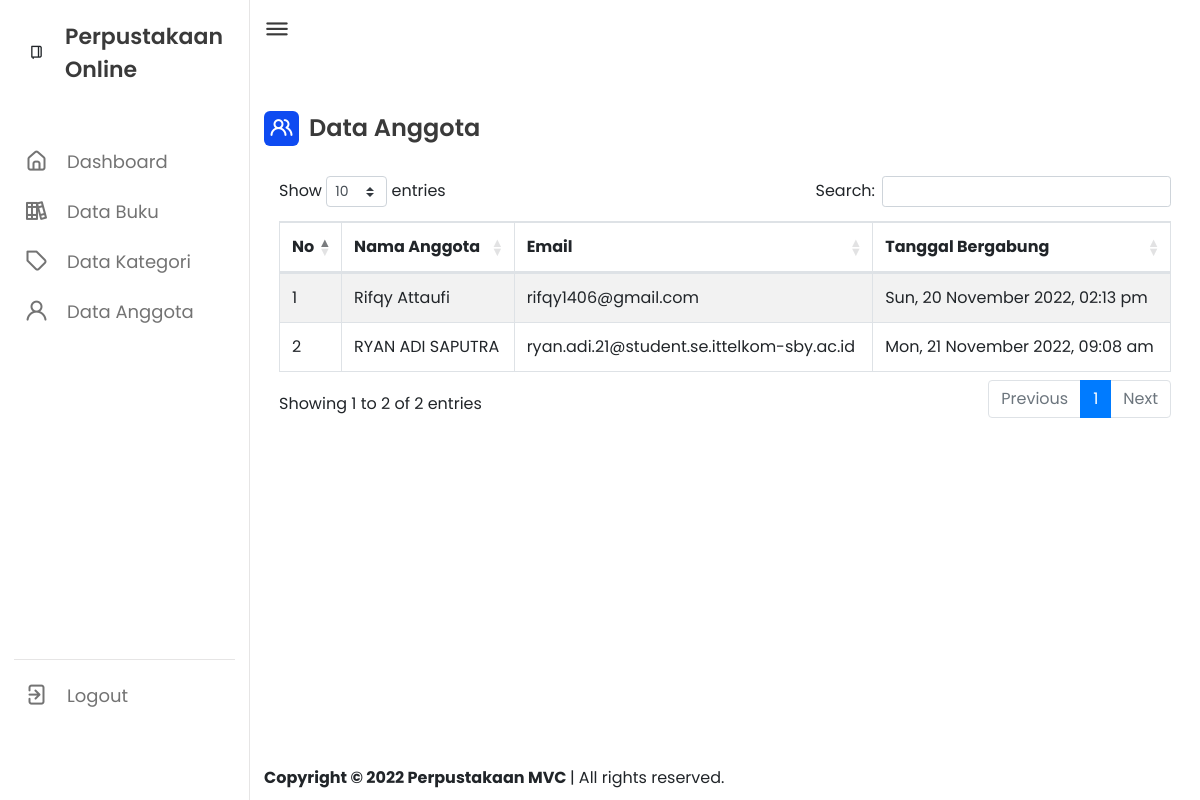
The app's page /index.php/anggota, older data.
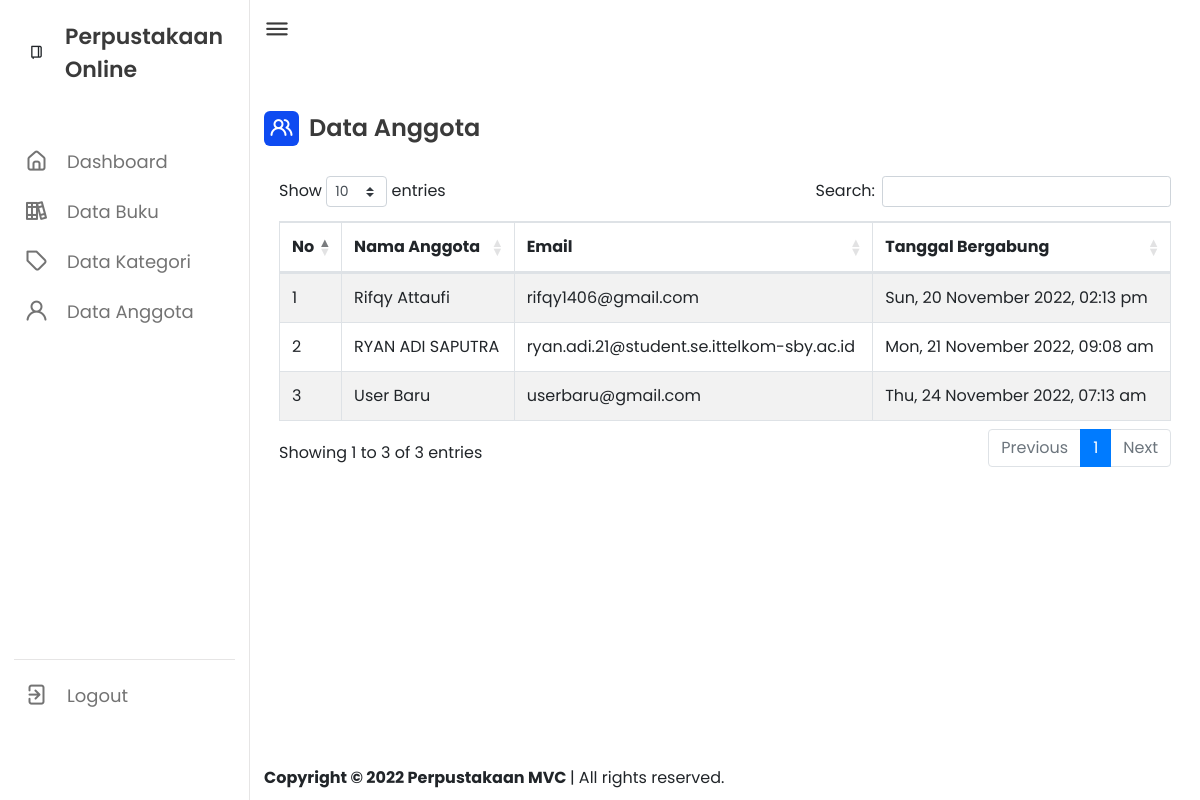
The same page, newer data.
### tables this page shows
CREATE TABLE `user` (
  `id` int(11) NOT NULL,
  `name` varchar(128) NOT NULL,
  `email` varchar(128) NOT NULL,
  `password` varchar(256) NOT NULL,
  `role` int(11) NOT NULL,
  `is_deleted` int(11) NOT NULL DEFAULT 0,
  `date_created` int(11) NOT NULL
);

### application/controllers/Anggota.php (called while the page is built, shortened)
<?php
class Anggota extends CI_Controller
{
	public function __construct()
	{
        $this->load->model('Anggota_model');
        $this->load->library('form_validation');
	}
    public function index()
    {
        $data['anggota'] = $this->Anggota_model->getAnggota();
        $this->load->view('panel/dash_header');
        $this->load->view('panel/dash_sidebar');
        $this->load->view('page/anggota/anggota', $data);
        $this->load->view('panel/dash_footer');
    }
}
?>

### index.php (called while the page is built, shortened)
<?php
require_once BASEPATH.'core/CodeIgniter.php';

### application/models/Anggota_model.php (called while the page is built, shortened)
<?php
class Anggota_model extends CI_Model
{
    public function getAnggota()
    {
        return $this->db->get_where('user', ['role' => 1, 'is_deleted' => 0])->result_array();
    }
}
?>

### application/views/page/anggota/anggota.php (the view, shortened to what this page needs)
<div class="dash-content">
    <div class="activity">
        <div class="wrap">
            <div class="title">
                <i class="uil uil-users-alt"></i>
                <span class="text">Data Anggota</span>
            </div>
        </div>
        <div class="col-lg-12 col-md-6">
            <table id="tb_anggota" class="table table-striped table-bordered" style="width:100%">
                <thead>
                    <tr>
                        <th>No</th>
                        <th>Nama Anggota</th>
                        <th>Email</th>
                        <th>Tanggal Bergabung</th>
                    </tr>
                </thead>
                <tbody>
                <?php $no = 1;
                    foreach ($anggota as $row) { ?>
                    <tr>
                        <td><?= $no++; ?></td>
                        <td><?= $row['name']; ?></td>
                        <td><?= $row['email']; ?></td>
                        <td><?php
                                $datestring = '%D, %d %F %Y, %h:%i %a';
                                echo mdate($datestring, $row['date_created']);
                            ?>
                        </td>
                    </tr>
                    <?php } ?>
                </tbody>
            </table>
        </div>
    </div>
</div>

### application/views/panel/dash_header.php (shortened to what this page needs)
<!DOCTYPE html>
<html lang="en">
<head>
    <link rel="stylesheet" href="<?= base_url('assets/') ?>css/style.css">
    <link rel="stylesheet" href="https://unicons.iconscout.com/release/v4.0.0/css/line.css">
    <link rel="stylesheet" href="https://cdnjs.cloudflare.com/ajax/libs/twitter-bootstrap/4.5.2/css/bootstrap.css">
    <link rel="stylesheet" href="https://cdn.datatables.net/1.13.1/css/dataTables.bootstrap4.min.css">
</head>
<body>

### application/views/panel/dash_sidebar.php (shortened to what this page needs)
<nav>
    <div class="logo-name">
        <div class="logo-image">
            <i class="uil uil-diary"></i>
        </div>
        <span class="logo-name">Perpustakaan Online</span>
    </div>
    <div class="menu-items">
        <ul class="nav-links">
            <li><a href="<?= base_url('user'); ?>"">
                    <i class=" uil uil-estate"></i>
                    <span class="link-name">Dashboard</span>
                </a></li>
            <li><a href="<?= base_url('buku'); ?>">
                    <i class="uil uil-books"></i>
                    <span class="link-name">Data Buku</span>
                </a></li>
                <?php
                    if($this->session->userdata('role') == 0){
                ?>
                    <li><a href="<?= base_url('kategori'); ?>">
                        <i class="uil uil-tag"></i>
                        <span class="link-name">Data Kategori</span>
                    </a></li>
                    <li><a href="<?= base_url('anggota'); ?>">
                        <i class="uil uil-user"></i>
                        <span class="link-name">Data Anggota</span>
                    </a></li>
                <?php
                    }
                ?>
        </ul>
        <ul class="logout-mode">
            <li><a href="<?= base_url('auth/logout') ?>">
                    <i class="uil uil-signout"></i>
                    <span class="link-name">Logout</span>
                </a></li>
        </ul>
    </div>
</nav>
<section class="dashboard">
    <div class="top">
        <i class="uil uil-bars sidebar-toggle"></i>
    </div>

### application/views/panel/dash_footer.php (shortened to what this page needs)
        <div class="bottom">
            <span>
                <strong>
                    Copyright &copy; 2022 Perpustakaan MVC
                </strong>
                    | All rights reserved.
            </span>
        </div>
    </section>
</body>
</html>

### assets/css/style.css (style rules this page uses)
* { padding: 0; margin: 0; box-sizing: border-box; font-family: "Poppins", sans-serif; }
:root { --primary-color: #0E4BF1; --panel-color: #FFFFFF; --text-color: #3A3A3A; --black-light-color: #737373; --border-color: #E6E5E5; --toogle-color: #DDDDDD; --title-icon-color: #FFFFFF; --box1-color: #4DA3FF; --box2-color: #FF36AC; --box3-color: #E7D1FC; --tran-05: all 0.5s ease; --tran-03: all 0.3s ease; --tran-02: all 0.2s ease; }
body { min-height: 100vh; background-color: var(--primary-color); }
nav { position: fixed; top: 0; left: 0; height: 100%; width: 250px; background-color: var(--panel-color); border-right: 1px solid var(--border-color); transition: var(--tran-05); }
nav .logo-name { display: flex; align-items: center; padding: 10px 14px; }
nav .logo-image { display: flex; justify-content: center; min-width: 45px; }
nav .logo-name .logo-name { font-size: 22px; font-weight: 600; color: var(--text-color); margin-left: -8px; transition: var(--tran-05); }
nav .menu-items { display: flex; flex-direction: column; justify-content: space-between; height: calc(100% - 180px); margin-top: 20px; padding: 10px 14px; }
.menu-items li { list-style: none; }
.menu-items li a { text-decoration: none; height: 50px; display: flex; align-items: center; position: relative; }
.menu-items li a i { font-size: 24px; min-width: 45px; height: 100%; display: flex; align-items: center; justify-content: center; color: var(--black-light-color); }
.menu-items li a .link-name { font-size: 18px; font-weight: 400; color: var(--black-light-color); margin-left: 8px; transition: var(--tran-05); }
.menu-items .logout-mode { border-top: 1px solid var(--border-color); padding-top: 10px; }
.dashboard { position: relative; left: 250px; background-color: var(--panel-color); min-height: 100vh; width: calc(100% - 250px); padding: 10px 14px; transition: var(--tran-05); }
.dashboard .top { position: fixed; display: flex; justify-content: space-between; top: 0; left: 250px; width: calc(100% - 250px); background-color: var(--panel-color); padding: 10px 14px; transition: var(--tran-05); z-index: 100; }
.dashboard .bottom { position: fixed; display: flex; justify-content: space-between; bottom: 0; left: 250px; width: calc(100% - 250px); background-color: var(--panel-color); padding: 10px 14px; transition: var(--tran-05); z-index: 100; }
.dashboard .top .sidebar-toggle { font-size: 26px; color: var(--text-color); cursor: pointer; }
.dashboard .dash-content { padding-top: 30px; }
.dash-content .wrap { display: flex; justify-content: space-between; align-items: center; flex-direction: row; width: 100%; }
.dash-content .title, .dash-content .add-btn { display: flex; align-items: center; margin: 70px 0 30px 0; }
.dash-content .title i, .dash-content .add-btn i { position: relative; height: 35px; width: 35px; background-color: var(--primary-color); border-radius: 6px; color: var(--title-icon-color); display: flex; align-items: center; justify-content: center; font-size: 24px; }
.dash-content .title .text { font-size: 24px; font-weight: 600; color: var(--text-color); margin-left: 10px; }

Row changes from the older to the newer data that the page shows:
added user: name "User Baru", email "userbaru@gmail.com", date_created "Thu, 24 November 2022, 07:13 am"
Text that changed along with them:
text written by a page script: "Show entries Search: Showing 1 to 2 of 2 entries Previous 1 Next" → "Show entries Search: Showing 1 to 3 of 3 entries Previous 1 Next"
